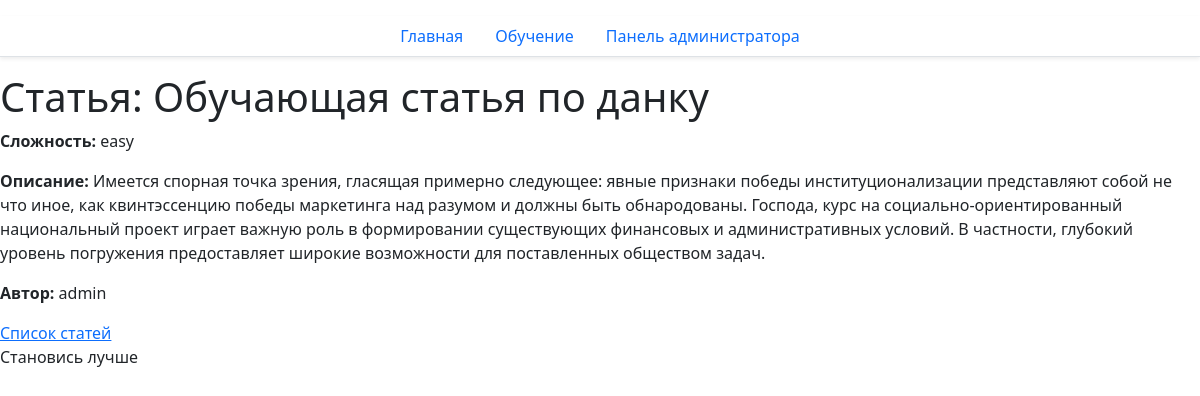
The page /site/articles/1/ on the database its author committed.
### site_app/models.py (models this page shows, shortened)
class Product(models.Model):
    name = models.CharField(max_length=100, verbose_name="Название")
    description = models.TextField(verbose_name="Описание")
    category = models.ManyToManyField(
        to=Category,
        related_name="products",
        verbose_name="Категории"
    )
    author = models.ForeignKey(
        to=UserModel,
        on_delete=models.CASCADE,
        verbose_name="Автор"
    )
    class Meta:
        verbose_name_plural = 'Статьи'
        ordering = ["pk"]
    class Сomplexity(models.TextChoices):
        EASY = 'easy', 'Легкий',
        MEDIUM = 'medium', 'Средний',
        HARD = 'hard', 'Сложный',
    complexity = models.CharField(
        max_length=10,
        choices=Сomplexity.choices,
        default=Сomplexity.EASY,
        verbose_name="Сложность"
    )
    created_at = models.DateTimeField(auto_now_add=True)
    updated_at = models.DateTimeField(auto_now=True)

### site_app/views.py (the view)
# urls.py: path("articles/<int:pk>/", ArticleDetailView.as_view(), name="article-detail"),
class ArticleDetailView(DetailView):
    model = Product
    template_name = "site_app/article_detail.html"
    context_object_name = "article_detail"

### site_app/templates/site_app/article_detail.html (shortened to what this page needs)
{% extends 'site_app/index.html' %}
{% block body %}
<h1>Статья: {{ article_detail.name }}</h1>
<p><strong>Сложность:</strong> {{ article_detail.complexity }}</p>
<p><strong>Описание:</strong> {{ article_detail.description }}</p>
<p><strong>Автор:</strong> {{ article_detail.author }}</p>
<div>
  <a href="{% url 'site_app:ListArticle' %}">Список статей</a>
</div>
{% endblock %}

### rows shown on the page
Product: name "Обучающая статья по данку", complexity "easy", description "Имеется спорная точка зрения, гласящая примерно следующее: явные признаки победы институционализации представляют собой не что иное, как квинтэссенцию победы маркетинга над разумом и должны быть обнародованы. Господа, курс на социально-ориентированный национальный проект играет важную роль в формировании существующих финансовых и административных условий. В частности, глубокий уровень погружения предоставляет широкие возможности для поставленных обществом задач.", author "admin"
